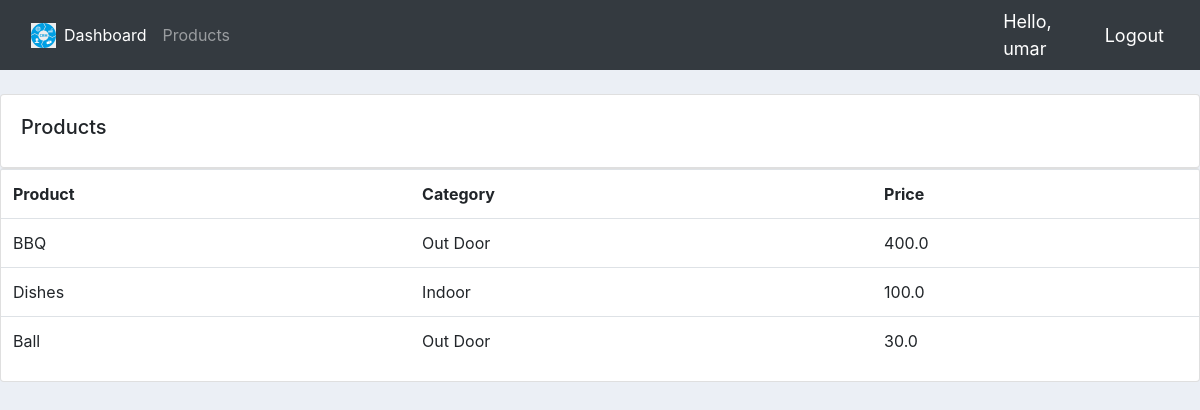
Screenshot of /products/ (signed in) with the database file from the repository.
### accounts/models.py (models this page shows, shortened)
class Product(models.Model):
    CATEGORY = (
        ('Indoor', 'Indoor'),
        ('Out Door', 'Out Door')
    )
    name = models.CharField(max_length=200, null=True)
    price = models.FloatField(null=True)
    category = models.CharField(max_length=200, null=True, choices=CATEGORY)
    description = models.CharField(max_length=200, null=True)
    date_created = models.DateTimeField(auto_now_add=True, null=True)
    tags = models.ManyToManyField(Tag)

### accounts/decorators.py (the view)
        def wrapper_func(request, *args, **kwargs):
            group = None
            if request.user.groups.exists():
                group = request.user.groups.all()[0].name
            if group in allowed_roles:
                return view_func(request, *args, **kwargs)
            else:
                return HttpResponse('You are not authorized to view this page')

### accounts/views.py (called while the page is built)
@login_required(login_url='login')
@allowed_users(allowed_roles=['admin'])
def products(request):
    products = Product.objects.all()
    return render(request, 'accounts/products.html', {'products': products})

### templates/accounts/products.html
{% extends "accounts/main.html" %}
{% block content %}
<br>
<div class="row">
    <div class="col-md">
        <div class="card card-body">
            <h5>Products</h5>
        </div>
        <div class="card">
            <table class="table">
                <tr>
                    <th>Product</th>
                    <th>Category</th>
                    <th>Price</th>
                </tr>
                {% for i in products %}
                  <tr>
                    <td>{{ i.name }}</td>
                    <td>{{ i.category }}</td>
                    <td>{{ i.price }}</td>
                  </tr>
                {% endfor %}
            </table>
        </div>
    </div>
</div>
{% endblock content %}

### templates/accounts/navbar.html (shortened to what this page needs)
{% load static %}
<nav class="navbar navbar-expand-lg navbar-dark bg-dark">
    <div class="container-fluid">
      <img src="{% static 'images/logo1.png' %}" width="25" height="25">
      <div class="collapse navbar-collapse" id="navbarNav">
        <ul class="navbar-nav">
          {% if request.user.is_staff %}
          <li class="nav-item">
            <a class="nav-link active" aria-current="page" href="{% url 'home' %}">Dashboard</a>
          </li>
          <li class="nav-item">
            <a class="nav-link" href="{% url 'products' %}">Products</a>
          </li>
          {% else %}
          <li class="nav-item">
            <a class="nav-link" href="{% url 'account' %}">Settings</a>
          </li>
          {% endif %}
        </ul>
      </div>
    </div>
    <span class="hello-msg">Hello, {{request.user}} </span>
    <span> <a class="hello-msg" href="{% url 'logout' %}">Logout</a> </span>
  </nav>

### static/css/main.css (style rules this page uses)
body { background-color: #ebeff5; }

### templates/accounts/navbar.html (style rules this page uses)
.hello-msg { font-size: 18px; color: #ffffff; margin-right: 20px; }

### rows the page displays
Product: name "BBQ", category "Out Door", price "400.0"
Product: name "Dishes", category "Indoor", price "100.0"
Product: name "Ball", category "Out Door", price "30.0"

### other values shown
{{ request.user }} "umar"
